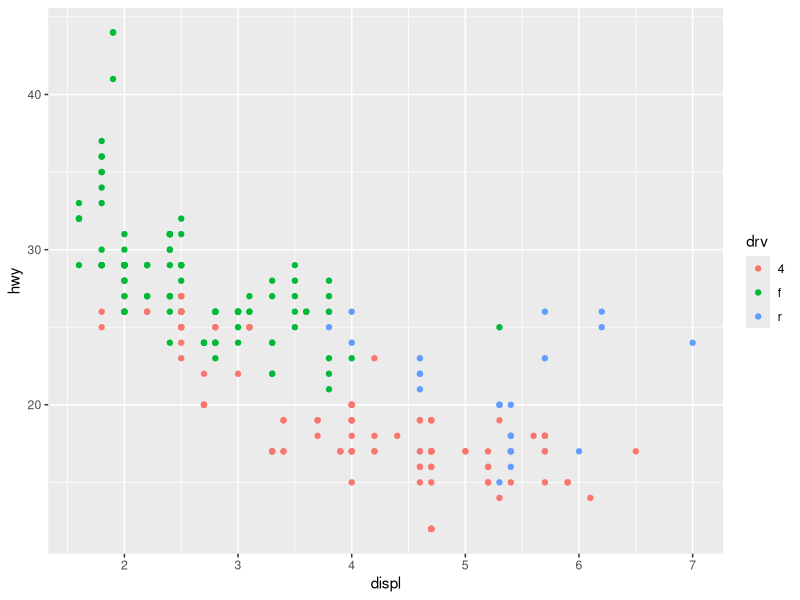
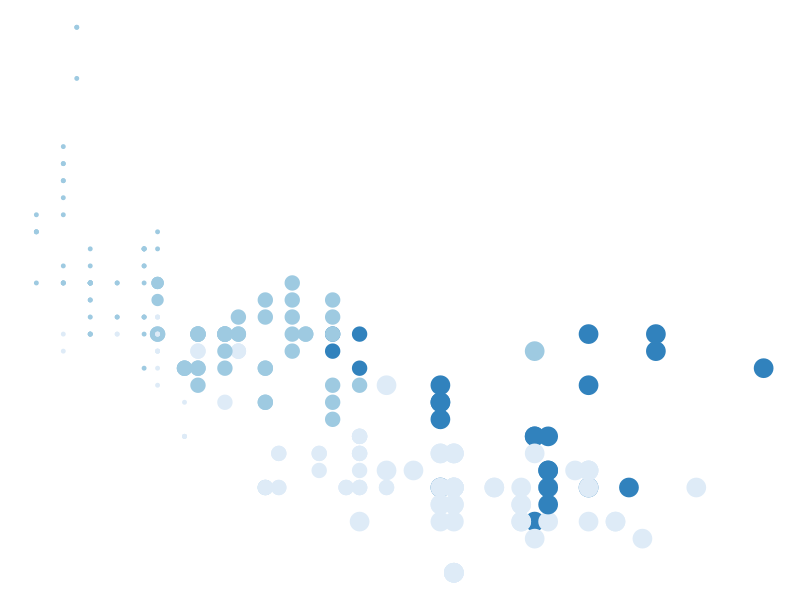
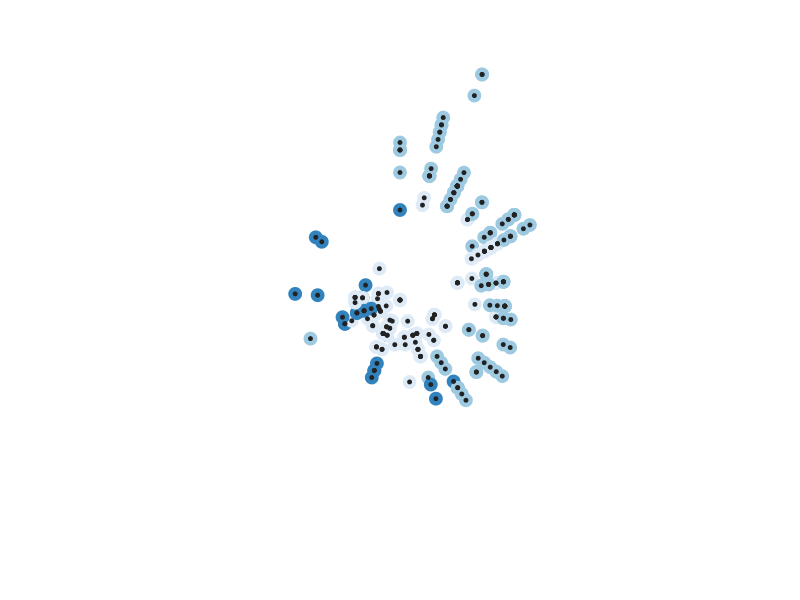
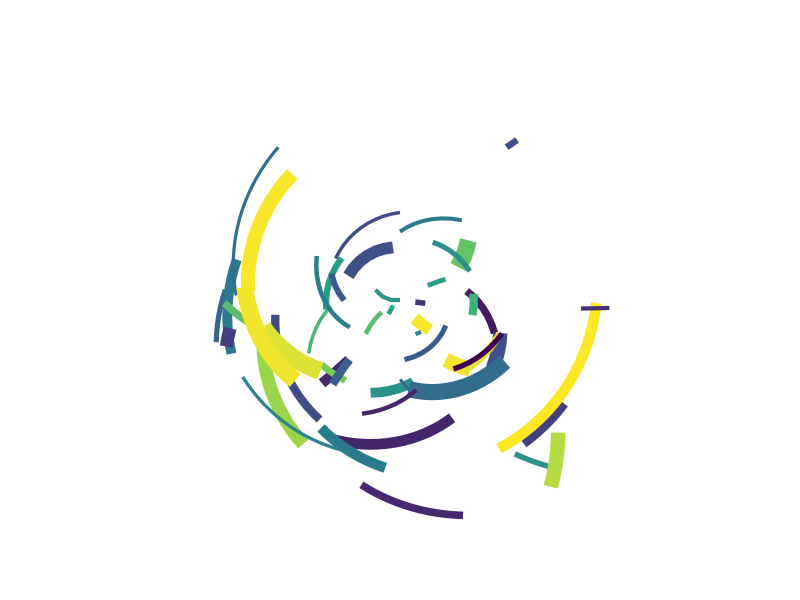
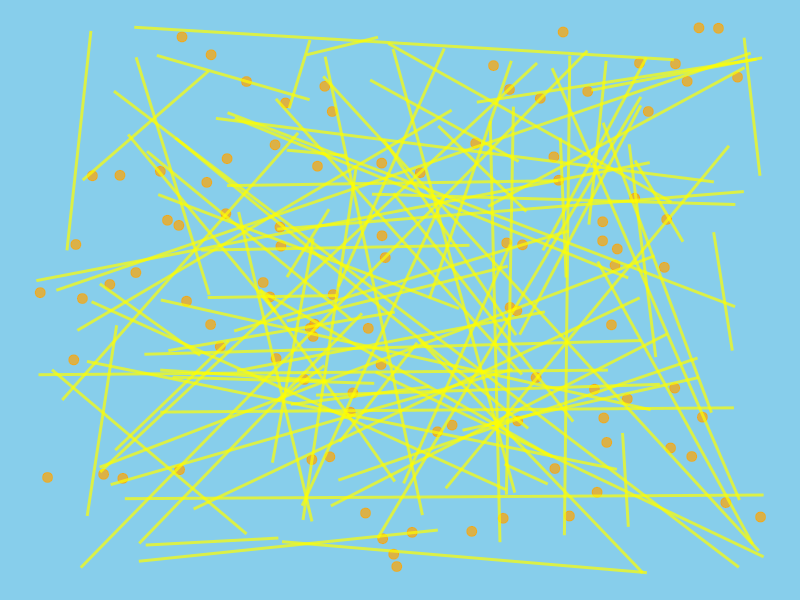
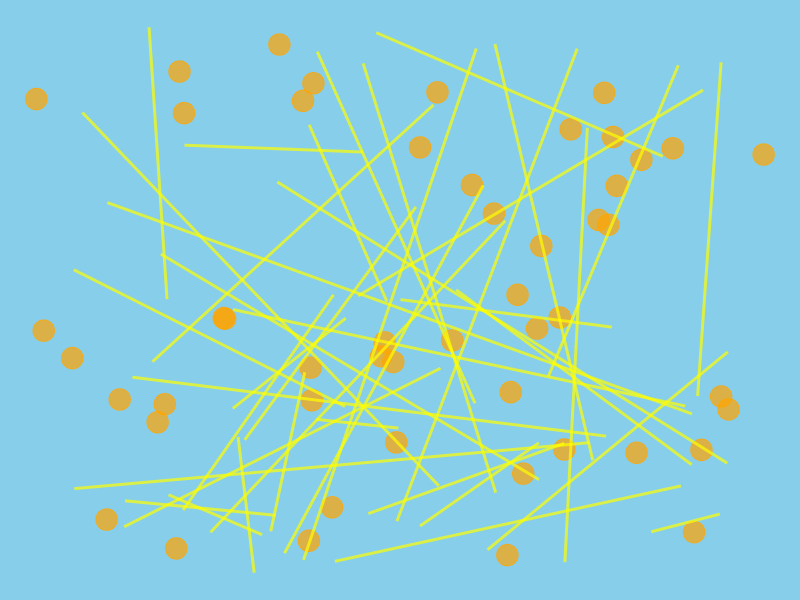
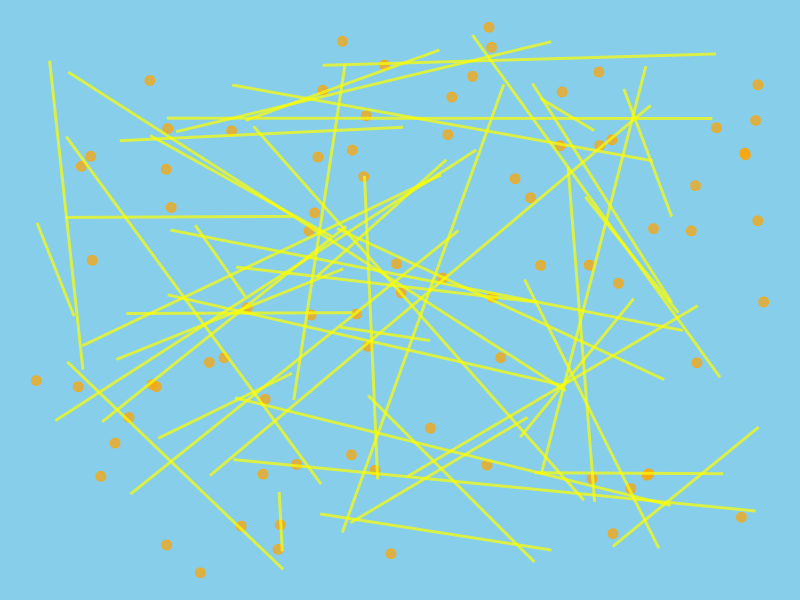

These charts were generated, in order, by the following R code:
## ---- chunk 1
library(ggplot2)
library(tibble)
## ---- chunk 2
mpg |>
  ggplot(aes(displ, hwy, colour = drv)) + 
  geom_point()
## ---- chunk 3
mpg |>
  ggplot(aes(displ, hwy, colour = drv, size = cyl)) + 
  geom_point(show.legend = FALSE) + 
  theme_void() + 
  scale_color_brewer()
## ---- chunk 4
mpg |>
  ggplot(aes(displ, hwy, colour = drv)) + 
  geom_point(show.legend = FALSE, size = 4) + 
  geom_point(show.legend = FALSE, size = 1, colour = "#222222") + 
  coord_polar() + 
  theme_void() + 
  scale_color_brewer()
## ---- chunk 5
set.seed(1)
n <- 50
dat <- tibble(
  x0 = runif(n),
  y0 = runif(n),
  x1 = x0 + runif(n, min = -.2, max = .2),
  y1 = y0 + runif(n, min = -.2, max = .2),
  shade = runif(n), 
  size = runif(n)
)
dat
## ---- chunk 6
dat |> 
  ggplot(aes(
    x = x0,
    y = y0,
    xend = x1,
    yend = y1,
    colour = shade,
    linewidth = size
  )) +
  geom_segment(show.legend = FALSE) +
  coord_polar() +
  scale_y_continuous(expand = c(0, 0)) +
  scale_x_continuous(expand = c(0, 0)) + 
  scale_color_viridis_c() + 
  scale_size(range = c(0, 10)) + 
  theme_void()
## ---- chunk 7
 create_art <- function(num_circles = 20, num_lines = 20, circle_col = "blue", circle_border = "white", circle_shape = 21, circle_size = 3, line_col = "red", line_size = 1, background_col = "black", seed = 1) {

  # Set seed for reproducibility
  set.seed(seed)
  
  # Generate random data for circles
  circles <- data.frame(
    x = runif(num_circles),
    y = runif(num_circles),
    r = runif(num_circles, 0.01, 0.05)
  )
  
  # Generate random data for lines
  lines <- data.frame(
    x1 = runif(num_lines),
    y1 = runif(num_lines),
    x2 = runif(num_lines),
    y2 = runif(num_lines)
  )
  
  # Create the plot
  p <- ggplot() +
    # Add circles
    geom_point(data = circles, aes(x = x, y = y), shape = circle_shape, size = circle_size, fill = circle_col, color = circle_border, alpha = 0.7) +
    # Add lines
    geom_segment(data = lines, aes(x = x1, y = y1, xend = x2, yend = y2), color = line_col, size = line_size, alpha = 0.7) +
    # Customize the theme
    theme_void() +
    theme(
      panel.background = element_rect(fill = background_col, color = background_col)
    )
  
  # Display the plot
  return(p)
  
}
## ---- chunk 8
create_art(num_circles = 100, num_lines = 100, circle_col = "orange", circle_border = "orange", circle_shape = 21, circle_size = 3, line_col = "yellow", line_size = 1, background_col = "skyblue", seed = 1)

create_art(num_circles = 50, num_lines = 40, circle_col = "orange", circle_border = "orange", circle_shape = 21, circle_size = 7, line_col = "yellow", line_size = 1, background_col = "skyblue", seed = 1)

create_art(num_circles = 80, num_lines = 50, circle_col = "orange", circle_border = "orange", circle_shape = 21, circle_size = 3, line_col = "yellow", line_size = 1, background_col = "skyblue", seed = 7)
